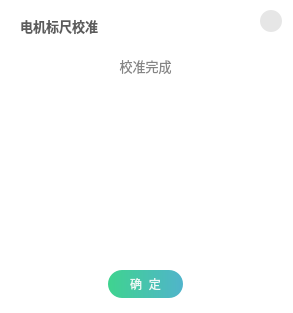
<?xml version="1.0" encoding="UTF-8"?>
<ui version="4.0">
 <class>KnobAlignDialog</class>
 <widget class="QDialog" name="KnobAlignDialog">
  <property name="geometry">
   <rect>
    <x>0</x>
    <y>0</y>
    <width>293</width>
    <height>313</height>
   </rect>
  </property>
  <property name="windowTitle">
   <string>Dialog</string>
  </property>
  <property name="styleSheet">
   <string notr="true">background-color: rgb(255, 255, 255);
border-radius:15px;</string>
  </property>
  <widget class="QFrame" name="frame">
   <property name="geometry">
    <rect>
     <x>0</x>
     <y>0</y>
     <width>291</width>
     <height>311</height>
    </rect>
   </property>
   <property name="styleSheet">
    <string notr="true">background-color: rgb(255, 255, 255);
border-radius:15px;</string>
   </property>
   <property name="frameShape">
    <enum>QFrame::StyledPanel</enum>
   </property>
   <property name="frameShadow">
    <enum>QFrame::Raised</enum>
   </property>
   <widget class="QPushButton" name="pushButton_3">
    <property name="geometry">
     <rect>
      <x>260</x>
      <y>10</y>
      <width>22</width>
      <height>22</height>
     </rect>
    </property>
    <property name="styleSheet">
     <string notr="true">QPushButton {
    background-color: rgb(230,230,230);
	border-radius:11px;
    color: rgb(154,154,154);
}
QPushButton:hover {
    background-color: rgb(204,204,204);
}
QPushButton:pressed {
    background-color: rgba(204,204,204,0.6);
}
QPushButton:focus {
    outline: none;
}</string>
    </property>
    <property name="text">
     <string/>
    </property>
    <property name="icon">
     <iconset resource="../res.qrc">
      <normaloff>:/res/default/sys_close.png</normaloff>:/res/default/sys_close.png</iconset>
    </property>
    <property name="iconSize">
     <size>
      <width>12</width>
      <height>12</height>
     </size>
    </property>
   </widget>
   <widget class="QPushButton" name="pushButton_4">
    <property name="geometry">
     <rect>
      <x>108</x>
      <y>270</y>
      <width>75</width>
      <height>28</height>
     </rect>
    </property>
    <property name="styleSheet">
     <string notr="true">background:qlineargradient(x1:0, y1:1, x2:1, y2:1, stop:0 #3fd38f, stop:1 #50b4cb);
color: rgba(255,255,255,0.9);
border-radius: 14px;
border: none;</string>
    </property>
    <property name="text">
     <string>确  定</string>
    </property>
   </widget>
   <widget class="QLabel" name="label">
    <property name="geometry">
     <rect>
      <x>20</x>
      <y>10</y>
      <width>91</width>
      <height>31</height>
     </rect>
    </property>
    <property name="font">
     <font>
      <family>微软雅黑</family>
      <pointsize>10</pointsize>
      <bold>true</bold>
     </font>
    </property>
    <property name="styleSheet">
     <string notr="true">color:#5c5c5c;</string>
    </property>
    <property name="text">
     <string>电机标尺校准</string>
    </property>
   </widget>
   <widget class="QGroupBox" name="groupBox">
    <property name="enabled">
     <bool>false</bool>
    </property>
    <property name="geometry">
     <rect>
      <x>65</x>
      <y>90</y>
      <width>161</width>
      <height>161</height>
     </rect>
    </property>
    <property name="title">
     <string/>
    </property>
   </widget>
   <widget class="QLabel" name="label_8">
    <property name="geometry">
     <rect>
      <x>30</x>
      <y>50</y>
      <width>231</width>
      <height>31</height>
     </rect>
    </property>
    <property name="font">
     <font>
      <family>黑体</family>
      <pointsize>10</pointsize>
     </font>
    </property>
    <property name="styleSheet">
     <string notr="true">color:rgb(133, 133, 133);</string>
    </property>
    <property name="text">
     <string>校准完成</string>
    </property>
    <property name="alignment">
     <set>Qt::AlignCenter</set>
    </property>
   </widget>
  </widget>
 </widget>
 <resources>
  <include location="../res.qrc"/>
 </resources>
 <connections/>
</ui>
